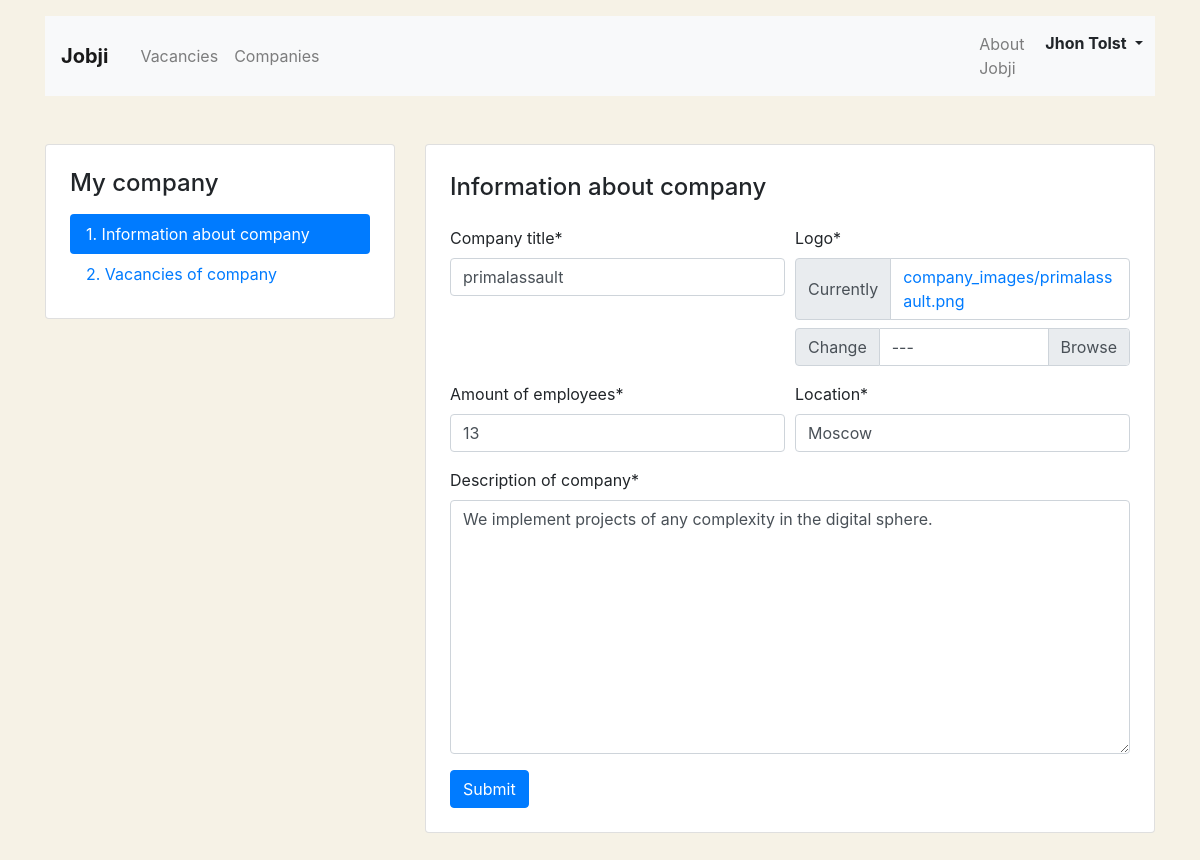
Page /mycompany/ (signed in) on the committed database.
### app_vacancy/models.py (models this page shows, shortened)
class Company(models.Model):
    name = models.CharField(max_length=64)
    location = models.CharField(max_length=150)
    logo = models.ImageField(upload_to=MEDIA_COMPANY_IMAGE_DIR)
    description = models.TextField()
    employee_count = models.PositiveIntegerField()
    owner = models.OneToOneField(get_user_model(), null=True, on_delete=models.CASCADE, related_name='company')

### app_vacancy/views/mycomp.py (the view, shortened to what this page needs)
# urls.py: path('', MyCompanyView.as_view(), name='MyCompanyView'),
class MyCompanyView(LoginRequiredMixin, TestIfUserHasCompanyMixin, View):
    def get(self, request):
        my_company = request.user.company
        form = MyCompanyForm(instance=my_company)
        return render(request, 'mycompany/mycompany-edit.html', {'form': form})

### app_vacancy/forms/mycomp.py
class MyCompanyForm(forms.ModelForm):
    class Meta:
        model = Company
        exclude = ('owner',)
        labels = {
            'name': 'Company title',
            'logo': 'Logo',
            'location': 'Location',
            'description': 'Description of company',
            'employee_count': 'Amount of employees',
        }
    def __init__(self, *args, **kwargs):
        super().__init__(*args, **kwargs)
        self.helper = FormHelper()
        self.helper.layout = Layout(
            Row(
                Column('name'),
                Column('logo'),
            ),
            Row(
                Column('employee_count'),
                Column('location'),
            ),
            Row(
                Column('description'),
            ),
            Row(
                Column(Submit('submit', 'Submit')),
            ),
        )

### app_vacancy/views/mycomp.py (called while the page is built)
    def test_func(self):
        try:
            if self.request.user.company:
                return True
        except ObjectDoesNotExist:
            return False

### templates/mycompany/mycompany-edit.html (shortened to what this page needs)
{% extends 'mycompany/base_mycompany.html' %}
{% load crispy_forms_tags %}
{% block content %}
  <main class="container mt-3 pb-5">
    <div class="row mt-5">
      <div class="col-12 col-lg-4">
        <aside class="pt-3 pb-4 px-4 mb-5 card">
          <h1 class="h4 pt-2 pb-2">My company</h1>
          <div class="nav flex-column nav-pills">
            <a class="nav-link active" href="{% url 'MyCompanyView' %}">1. Information about company</a>
            <a class="nav-link" href="{% url 'MyCompanyVacanciesView' %}">2. Vacancies of company</a>
          </div>
        </aside>
      </div>
      <div class="col-12 col-lg-8">
        <div class="card">
          <div class="card-body px-4 pb-4">
            <section class="tab-pane fade show active">
              <h2 class="h4 pt-2 pb-3">Information about company</h2>
              {% crispy form %}
            </section>
          </div>
        </div>
      </div>
    </div>
  </main>
{% endblock %}

### templates/mycompany/base_mycompany.html (shortened to what this page needs)
<!DOCTYPE html>
<html lang="ru">
<head>
  <link rel="stylesheet" href="https://stackpath.bootstrapcdn.com/bootstrap/4.3.1/css/bootstrap.min.css">
</head>
<body>
  <header class="container mt-3">
    <nav class="navbar navbar-expand-lg navbar-light bg-light">
      <a class="navbar-brand mr-4 font-weight-bold" href="{% url 'MainView' %}">Jobji</a>
      <div class="collapse navbar-collapse justify-content-between" id="navbarNav">
        <ul class="navbar-nav col-10">
          <li class="nav-item">
            <a class="nav-link" href="{% url 'AllVacanciesView' %}">Vacancies</a>
          </li>
          <li class="nav-item">
            <a class="nav-link" href="{% url 'AllCompaniesView' %}">Companies</a>
          </li>
        </ul>
        <ul class="navbar-nav justify-content-end">
          <li class="nav-item">
            <a class="nav-link" href="{% url 'AboutView' %}">About Jobji</a>
          </li>
          <li class="nav-item active">
            <div class="btn-group">
              <button type="button" class="btn dropdown-toggle font-weight-bold" data-toggle="dropdown" aria-haspopup="true" aria-expanded="false">
                {{ request.user.first_name }} {{ request.user.last_name }}
              </button>
            </div>
          </li>
        </ul>
      </div>
    </nav>
  </header>
{% block content %}
{% endblock %}
</body>
</html>

### templates/mycompany/base_mycompany.html (style rules this page uses)
body { background-color: #F6F2E6; }

### rows in the picture
Company: name "primalassault", employee_count "13", location "Moscow", description "We implement projects of any complexity in the digital sphere."

### other values in the picture
{{ request.user.first_name }} "Jhon"
{{ request.user.last_name }} "Tolst"
